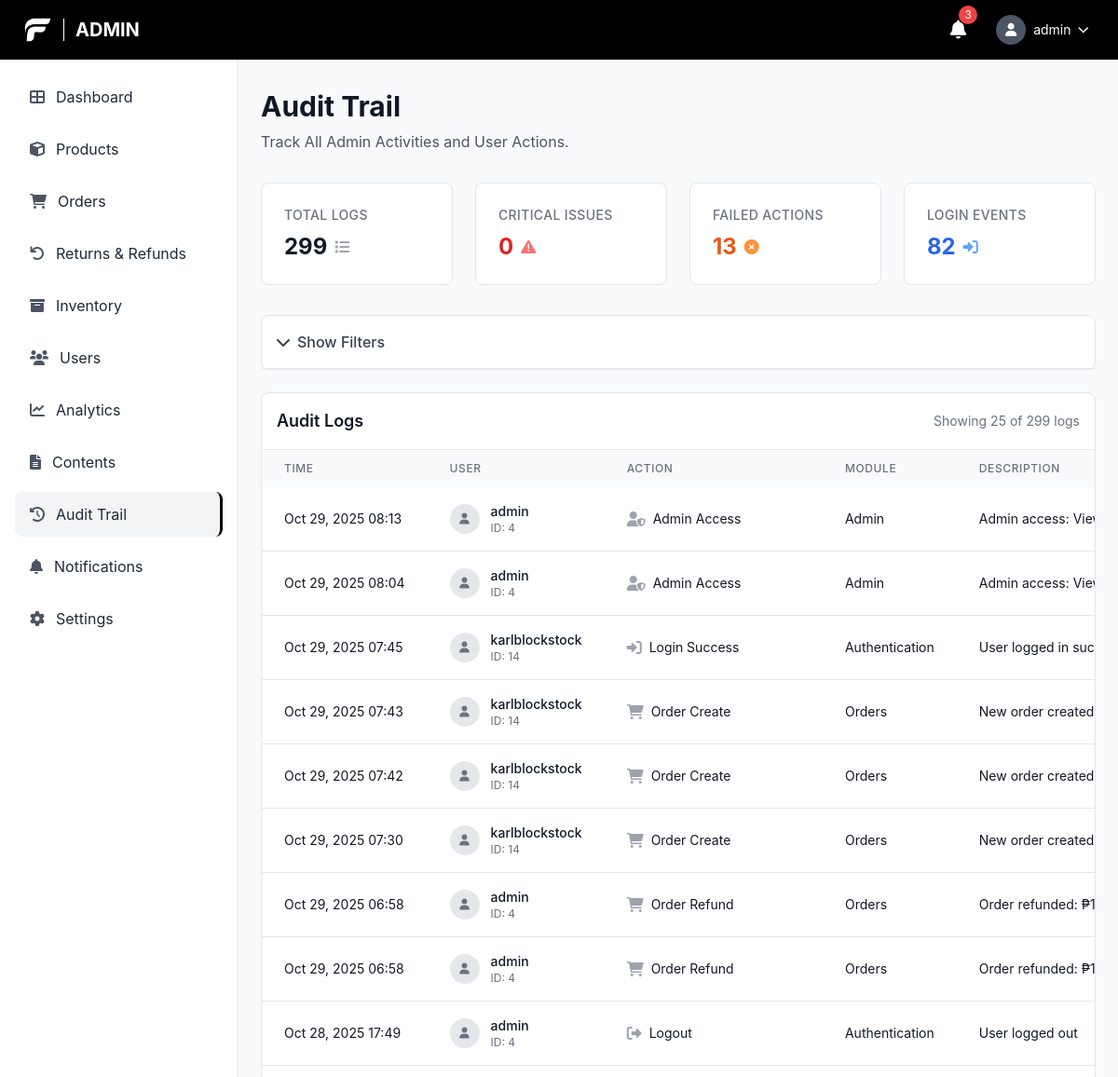
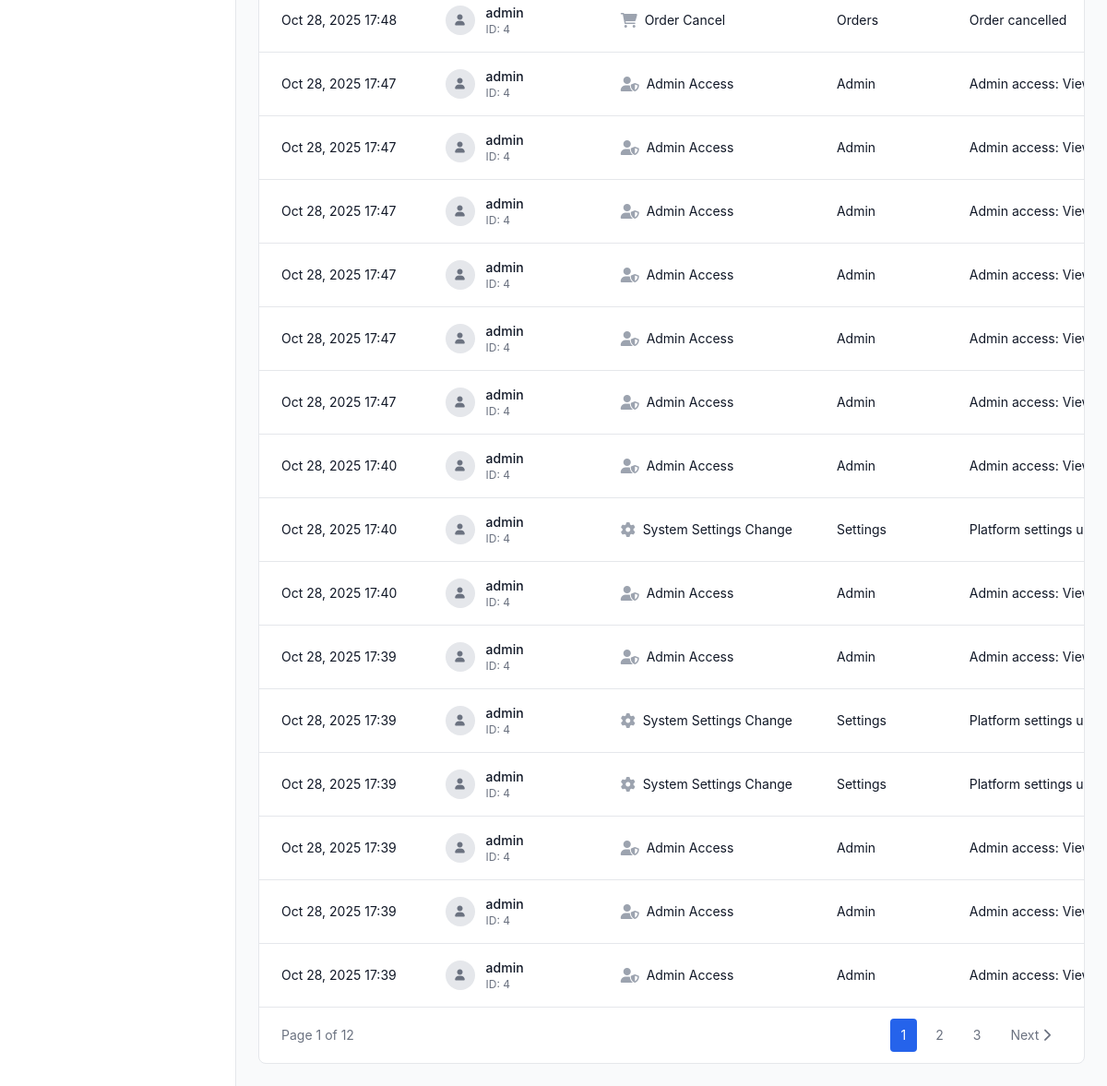
/admin/audit_logs.php (signed in), run on the app's committed database (2 pictures, top to bottom).
### tables this page shows
CREATE TABLE `audit_logs` (
  `audit_id` bigint(20) UNSIGNED NOT NULL,
  `user_id` bigint(20) UNSIGNED DEFAULT NULL COMMENT 'ID of the user who performed the action',
  `username` varchar(100) DEFAULT NULL COMMENT 'Username for quick reference',
  `action_type` enum('login_success','login_failed','logout','password_change','password_reset_request','password_reset_complete','profile_update','user_create','user_update','user_delete','user_status_change','product_create','product_update','product_delete','product_status_change','inventory_adjustment','order_create','order_update','order_status_change','order_cancel','order_refund','payment_process','payment_refund','promo_create','promo_update','promo_delete','promo_status_change','category_create','category_update','category_delete','subcategory_create','subcategory_update','subcategory_delete','shipping_fee_update','system_settings_change','admin_access','data_export','data_import','content_create','content_update','content_delete','content_archive','content_publish','other') NOT NULL COMMENT 'Type of action performed',
  `module` varchar(50) NOT NULL COMMENT 'Module/feature where action occurred (e.g., users, products, orders)',
  `description` text NOT NULL COMMENT 'Detailed description of the action',
  `old_values` longtext DEFAULT NULL COMMENT 'JSON of old values before change',
  `new_values` longtext DEFAULT NULL COMMENT 'JSON of new values after change',
  `ip_address` varchar(45) DEFAULT NULL COMMENT 'IP address of the user',
  `user_agent` text DEFAULT NULL COMMENT 'User agent string',
  `reference_id` bigint(20) UNSIGNED DEFAULT NULL COMMENT 'ID of the record being modified (e.g., product_id, order_id)',
  `reference_type` varchar(50) DEFAULT NULL COMMENT 'Type of reference (e.g., product, order, user)',
  `severity` enum('low','medium','high','critical') NOT NULL DEFAULT 'low' COMMENT 'Severity level of the action',
  `status` enum('success','failed','warning') NOT NULL DEFAULT 'success' COMMENT 'Status of the action',
  `created_at` timestamp NOT NULL DEFAULT current_timestamp()
);

### admin/audit_logs.php (the view, shortened to what the rows shown need)
<?php
require_once '../config/database.php';
require_once '../config/audit_logger.php';
$auditLogger = new AuditLogger();
$auditLogger->logAdminAccess('Viewed audit logs', 'Accessed audit trail page');
$filters = [
    'user_id' => $_GET['user_id'] ?? '',
    'action_type' => $_GET['action_type'] ?? '',
    'module' => $_GET['module'] ?? '',
    'severity' => $_GET['severity'] ?? '',
    'date_from' => $_GET['date_from'] ?? '',
    'date_to' => $_GET['date_to'] ?? '',
    'search' => $_GET['search'] ?? ''
];
$filters = array_filter($filters, function($value) {
    return $value !== '';
});
$page = max(1, (int)($_GET['page'] ?? 1));
$limit = 25;
$offset = ($page - 1) * $limit;
$logs = $auditLogger->getLogs($filters, $limit, $offset);
function getActionTypeIcon($actionType) {
    if (strpos($actionType, 'login') !== false) return 'fas fa-sign-in-alt';
    if (strpos($actionType, 'logout') !== false) return 'fas fa-sign-out-alt';
    if (strpos($actionType, 'order') !== false) return 'fas fa-shopping-cart';
    if (strpos($actionType, 'admin') !== false) return 'fas fa-user-shield';
    if (strpos($actionType, 'system') !== false) return 'fas fa-cog';
    return 'fas fa-circle';
}
?>
<!DOCTYPE html>
<html lang="en">
<head>
    <script src="https://cdn.tailwindcss.com"></script>
    <link href="https://cdnjs.cloudflare.com/ajax/libs/font-awesome/6.0.0/css/all.min.css" rel="stylesheet">
    <link rel="stylesheet" href="../css/style.css">
</head>
<body class="font-body bg-gray-50">
    <header class="bg-black text-white fixed top-0 left-0 right-0 z-50 h-16 flex items-center justify-between px-6">
        <div class="flex items-center space-x-3">
            <h1 class="text-xl font-bold uppercase">Admin</h1>
        </div>
    </header>
    <main class="ml-64 pt-16 pb-6 px-6 pt-24">
        <div class="mb-8">
            <h1 class="text-3xl font-bold text-gray-900 mb-2">Audit Trail</h1>
        </div>
        <div class="bg-white rounded-lg border border-gray-200 overflow-hidden">
            <?php if (empty($logs)): ?>
                <div class="text-center py-12">
                    <i class="fas fa-history text-4xl text-gray-300 mb-4"></i>
                    <p class="text-gray-500 text-lg">No audit logs found</p>
                    <p class="text-gray-400 text-sm">Try adjusting your filters or check back later</p>
                </div>
            <?php else: ?>
                <div class="overflow-x-auto">
                    <table class="w-full">
                        <thead class="bg-gray-50">
                            <tr>
                                <th class="px-6 py-3 text-left text-xs font-medium text-gray-500 uppercase tracking-wider">Time</th>
                                <th class="px-6 py-3 text-left text-xs font-medium text-gray-500 uppercase tracking-wider">User</th>
                                <th class="px-6 py-3 text-left text-xs font-medium text-gray-500 uppercase tracking-wider">Action</th>
                                <th class="px-6 py-3 text-left text-xs font-medium text-gray-500 uppercase tracking-wider">Module</th>
                                <th class="px-6 py-3 text-left text-xs font-medium text-gray-500 uppercase tracking-wider">Description</th>
                            </tr>
                        </thead>
                        <tbody class="bg-white divide-y divide-gray-200">
                            <?php foreach ($logs as $log): ?>
                                <tr class="log-row">
                                    <td class="px-6 py-4 whitespace-nowrap text-sm text-gray-900">
                                        <?php echo date('M j, Y H:i', strtotime($log['created_at'])); ?>
                                    </td>
                                    <td class="px-6 py-4 whitespace-nowrap">
                                        <div class="flex items-center">
                                            <div class="w-8 h-8 bg-gray-200 rounded-full flex items-center justify-center mr-3">
                                                <i class="fas fa-user text-gray-500 text-xs"></i>
                                            </div>
                                            <div>
                                                <div class="text-sm font-medium text-gray-900">
                                                    <?php echo htmlspecialchars($log['username'] ?: 'System'); ?>
                                                </div>
                                                <div class="text-xs text-gray-500">
                                                    ID: <?php echo $log['user_id'] ?: 'N/A'; ?>
                                                </div>
                                            </div>
                                        </div>
                                    </td>
                                    <td class="px-6 py-4 whitespace-nowrap">
                                        <div class="flex items-center">
                                            <i class="<?php echo getActionTypeIcon($log['action_type']); ?> text-gray-400 mr-2"></i>
                                            <span class="text-sm text-gray-900">
                                                <?php echo ucwords(str_replace('_', ' ', $log['action_type'])); ?>
                                            </span>
                                        </div>
                                    </td>
                                    <td class="px-6 py-4 whitespace-nowrap text-sm text-gray-900">
                                        <?php echo ucwords(str_replace('_', ' ', $log['module'])); ?>
                                    </td>
                                    <td class="px-6 py-4 text-sm text-gray-900 max-w-xs truncate">
                                        <?php echo htmlspecialchars($log['description']); ?>
                                    </td>
                                </tr>
                            <?php endforeach; ?>
                        </tbody>
                    </table>
                </div>
            <?php endif; ?>
        </div>
    </main>
</body>
</html>

### data on the page
audit_logs: created_at "Oct 29, 2025 08:13", username "admin", user "4", action_type "Admin Access", module "Admin", description "Admin access: Viewed audit logs - Acc…"
audit_logs: created_at "Oct 29, 2025 08:04", username "admin", user "4", action_type "Admin Access", module "Admin", description "Admin access: Viewed audit logs - Acc…"
audit_logs: created_at "Oct 29, 2025 07:45", username "karlblockstock", user "14", action_type "Login Success", module "Authentication", description "User logged in…"
audit_logs: created_at "Oct 29, 2025 07:43", username "karlblockstock", user "14", action_type "Order Create", module "Orders", description "New order created"
audit_logs: created_at "Oct 29, 2025 07:42", username "karlblockstock", user "14", action_type "Order Create", module "Orders", description "New order created"
audit_logs: created_at "Oct 29, 2025 07:30", username "karlblockstock", user "14", action_type "Order Create", module "Orders", description "New order created"
audit_logs: created_at "Oct 29, 2025 06:58", username "admin", user "4", action_type "Order Refund", module "Orders", description "Order refunded: ₱1,950.00 - Return ap…"
audit_logs: created_at "Oct 29, 2025 06:58", username "admin", user "4", action_type "Order Refund", module "Orders", description "Order refunded: ₱1,000.00 - Return ap…"
audit_logs: created_at "Oct 28, 2025 17:49", username "admin", user "4", action_type "Logout", module "Authentication", description "User logged out"
audit_logs: created_at "Oct 28, 2025 17:48", username "admin", user "4", action_type "Order Cancel", module "Orders", description "Order cancelled"
audit_logs: created_at "Oct 28, 2025 17:47", username "admin", user "4", action_type "Admin Access", module "Admin", description "Admin access: Viewed audit logs - Acc…"
audit_logs: created_at "Oct 28, 2025 17:47", username "admin", user "4", action_type "Admin Access", module "Admin", description "Admin access: Viewed audit logs - Acc…"
audit_logs: created_at "Oct 28, 2025 17:47", username "admin", user "4", action_type "Admin Access", module "Admin", description "Admin access: Viewed audit logs - Acc…"
audit_logs: created_at "Oct 28, 2025 17:47", username "admin", user "4", action_type "Admin Access", module "Admin", description "Admin access: Viewed audit logs - Acc…"
audit_logs: created_at "Oct 28, 2025 17:47", username "admin", user "4", action_type "Admin Access", module "Admin", description "Admin access: Viewed audit logs - Acc…"
audit_logs: created_at "Oct 28, 2025 17:47", username "admin", user "4", action_type "Admin Access", module "Admin", description "Admin access: Viewed audit logs - Acc…"
audit_logs: created_at "Oct 28, 2025 17:40", username "admin", user "4", action_type "Admin Access", module "Admin", description "Admin access: Viewed audit logs - Acc…"
audit_logs: created_at "Oct 28, 2025 17:40", username "admin", user "4", action_type "System Settings Change", module "Settings", description "Platform settings…"
audit_logs: created_at "Oct 28, 2025 17:40", username "admin", user "4", action_type "Admin Access", module "Admin", description "Admin access: Viewed audit logs - Acc…"
audit_logs: created_at "Oct 28, 2025 17:39", username "admin", user "4", action_type "Admin Access", module "Admin", description "Admin access: Viewed audit logs - Acc…"
audit_logs: created_at "Oct 28, 2025 17:39", username "admin", user "4", action_type "System Settings Change", module "Settings", description "Platform settings…"
audit_logs: created_at "Oct 28, 2025 17:39", username "admin", user "4", action_type "System Settings Change", module "Settings", description "Platform settings…"
audit_logs: created_at "Oct 28, 2025 17:39", username "admin", user "4", action_type "Admin Access", module "Admin", description "Admin access: Viewed audit logs - Acc…"
audit_logs: created_at "Oct 28, 2025 17:39", username "admin", user "4", action_type "Admin Access", module "Admin", description "Admin access: Viewed audit logs - Acc…"
audit_logs: created_at "Oct 28, 2025 17:39", username "admin", user "4", action_type "Admin Access", module "Admin", description "Admin access: Viewed audit logs - Acc…"

### other printed values
$_SESSION['username'] "admin"
$item['text'] "Dashboard"
$item['text'] "Products"
$item['text'] "Orders"
$item['text'] "Returns & Refunds"
$item['text'] "Inventory"
$item['text'] "Users"
$item['text'] "Analytics"
$item['text'] "Contents"
$item['text'] "Audit Trail"
$item['text'] "Notifications"
$item['text'] "Settings"
$stats['total_logs'] "299"
$stats['critical_logs'] "0"
$stats['failed_logs'] "13"
